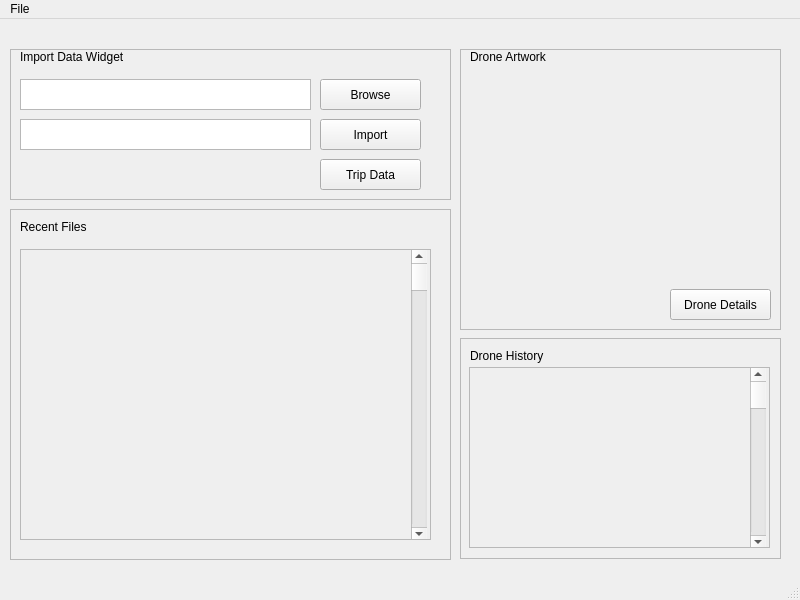
<?xml version="1.0" encoding="UTF-8"?>
<ui version="4.0">
 <class>HomePage</class>
 <widget class="QMainWindow" name="HomePage">
  <property name="geometry">
   <rect>
    <x>0</x>
    <y>0</y>
    <width>800</width>
    <height>600</height>
   </rect>
  </property>
  <property name="windowTitle">
   <string>MainWindow</string>
  </property>
  <widget class="QWidget" name="centralwidget">
   <widget class="QLabel" name="label">
    <property name="geometry">
     <rect>
      <x>20</x>
      <y>30</y>
      <width>131</width>
      <height>16</height>
     </rect>
    </property>
    <property name="text">
     <string>Import Data Widget</string>
    </property>
   </widget>
   <widget class="QFrame" name="ImportData">
    <property name="geometry">
     <rect>
      <x>10</x>
      <y>30</y>
      <width>441</width>
      <height>151</height>
     </rect>
    </property>
    <property name="frameShape">
     <enum>QFrame::StyledPanel</enum>
    </property>
    <property name="frameShadow">
     <enum>QFrame::Raised</enum>
    </property>
    <widget class="QPlainTextEdit" name="plainTextEdit">
     <property name="geometry">
      <rect>
       <x>10</x>
       <y>30</y>
       <width>291</width>
       <height>31</height>
      </rect>
     </property>
    </widget>
    <widget class="QPlainTextEdit" name="plainTextEdit_2">
     <property name="geometry">
      <rect>
       <x>10</x>
       <y>70</y>
       <width>291</width>
       <height>31</height>
      </rect>
     </property>
    </widget>
    <widget class="QPushButton" name="pushButton_2">
     <property name="geometry">
      <rect>
       <x>310</x>
       <y>30</y>
       <width>101</width>
       <height>31</height>
      </rect>
     </property>
     <property name="text">
      <string>Browse</string>
     </property>
    </widget>
    <widget class="QPushButton" name="pushButton_3">
     <property name="geometry">
      <rect>
       <x>310</x>
       <y>70</y>
       <width>101</width>
       <height>31</height>
      </rect>
     </property>
     <property name="text">
      <string>Import</string>
     </property>
    </widget>
    <widget class="QPushButton" name="pushButton">
     <property name="geometry">
      <rect>
       <x>310</x>
       <y>110</y>
       <width>101</width>
       <height>31</height>
      </rect>
     </property>
     <property name="text">
      <string>Trip Data</string>
     </property>
    </widget>
   </widget>
   <widget class="QFrame" name="DroneVisual">
    <property name="geometry">
     <rect>
      <x>460</x>
      <y>30</y>
      <width>321</width>
      <height>281</height>
     </rect>
    </property>
    <property name="frameShape">
     <enum>QFrame::StyledPanel</enum>
    </property>
    <property name="frameShadow">
     <enum>QFrame::Raised</enum>
    </property>
    <widget class="QLabel" name="label_2">
     <property name="geometry">
      <rect>
       <x>10</x>
       <y>0</y>
       <width>131</width>
       <height>16</height>
      </rect>
     </property>
     <property name="text">
      <string>Drone Artwork</string>
     </property>
    </widget>
    <widget class="QPushButton" name="pushButton_4">
     <property name="geometry">
      <rect>
       <x>210</x>
       <y>240</y>
       <width>101</width>
       <height>31</height>
      </rect>
     </property>
     <property name="text">
      <string>Drone Details</string>
     </property>
    </widget>
   </widget>
   <widget class="QFrame" name="frame">
    <property name="geometry">
     <rect>
      <x>460</x>
      <y>319</y>
      <width>321</width>
      <height>221</height>
     </rect>
    </property>
    <property name="frameShape">
     <enum>QFrame::StyledPanel</enum>
    </property>
    <property name="frameShadow">
     <enum>QFrame::Raised</enum>
    </property>
    <widget class="QLabel" name="label_3">
     <property name="geometry">
      <rect>
       <x>10</x>
       <y>10</y>
       <width>131</width>
       <height>16</height>
      </rect>
     </property>
     <property name="text">
      <string>Drone History</string>
     </property>
    </widget>
    <widget class="QScrollArea" name="scrollArea">
     <property name="geometry">
      <rect>
       <x>9</x>
       <y>29</y>
       <width>301</width>
       <height>181</height>
      </rect>
     </property>
     <property name="widgetResizable">
      <bool>true</bool>
     </property>
     <widget class="QWidget" name="scrollAreaWidgetContents">
      <property name="geometry">
       <rect>
        <x>0</x>
        <y>0</y>
        <width>299</width>
        <height>179</height>
       </rect>
      </property>
      <widget class="QScrollBar" name="verticalScrollBar">
       <property name="geometry">
        <rect>
         <x>280</x>
         <y>0</y>
         <width>16</width>
         <height>181</height>
        </rect>
       </property>
       <property name="orientation">
        <enum>Qt::Vertical</enum>
       </property>
      </widget>
     </widget>
    </widget>
   </widget>
   <widget class="QFrame" name="frame_2">
    <property name="geometry">
     <rect>
      <x>10</x>
      <y>190</y>
      <width>441</width>
      <height>351</height>
     </rect>
    </property>
    <property name="frameShape">
     <enum>QFrame::StyledPanel</enum>
    </property>
    <property name="frameShadow">
     <enum>QFrame::Raised</enum>
    </property>
    <widget class="QLabel" name="label_4">
     <property name="geometry">
      <rect>
       <x>10</x>
       <y>10</y>
       <width>131</width>
       <height>16</height>
      </rect>
     </property>
     <property name="text">
      <string>Recent Files</string>
     </property>
    </widget>
    <widget class="QScrollArea" name="scrollArea_2">
     <property name="geometry">
      <rect>
       <x>10</x>
       <y>40</y>
       <width>411</width>
       <height>291</height>
      </rect>
     </property>
     <property name="widgetResizable">
      <bool>true</bool>
     </property>
     <widget class="QWidget" name="scrollAreaWidgetContents_2">
      <property name="geometry">
       <rect>
        <x>0</x>
        <y>0</y>
        <width>409</width>
        <height>289</height>
       </rect>
      </property>
      <widget class="QScrollBar" name="verticalScrollBar_2">
       <property name="geometry">
        <rect>
         <x>390</x>
         <y>0</y>
         <width>16</width>
         <height>291</height>
        </rect>
       </property>
       <property name="orientation">
        <enum>Qt::Vertical</enum>
       </property>
      </widget>
     </widget>
    </widget>
   </widget>
   <zorder>ImportData</zorder>
   <zorder>label</zorder>
   <zorder>DroneVisual</zorder>
   <zorder>frame</zorder>
   <zorder>frame_2</zorder>
  </widget>
  <widget class="QMenuBar" name="menubar">
   <property name="geometry">
    <rect>
     <x>0</x>
     <y>0</y>
     <width>800</width>
     <height>22</height>
    </rect>
   </property>
   <widget class="QMenu" name="menuFile">
    <property name="title">
     <string>File</string>
    </property>
    <addaction name="actionImport"/>
   </widget>
   <addaction name="menuFile"/>
  </widget>
  <widget class="QStatusBar" name="statusbar"/>
  <action name="actionImport">
   <property name="text">
    <string>Import</string>
   </property>
  </action>
 </widget>
 <resources/>
 <connections/>
</ui>
